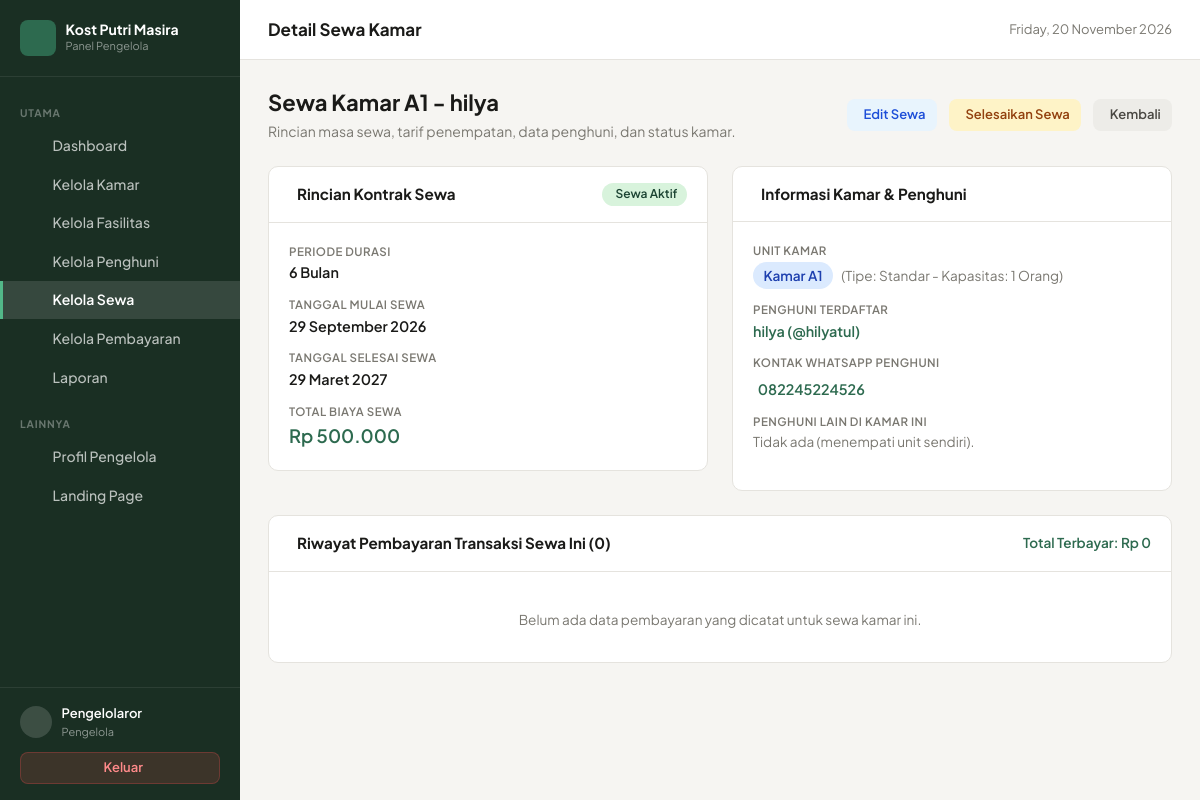
Page /admin/sewa/detail.php?id=3 (signed in) on the committed database.
### tables this page shows
CREATE TABLE `sewa` (
  `id_sewa` int NOT NULL,
  `id_penghuni` int NOT NULL,
  `id_kamar` int NOT NULL,
  `tanggal_mulai` date NOT NULL,
  `tanggal_selesai` date DEFAULT NULL,
  `periode` varchar(50) DEFAULT NULL,
  `total_sewa` decimal(12,2) NOT NULL,
  `status` enum('aktif','selesai') DEFAULT 'aktif'
);

CREATE TABLE `kamar` (
  `id_kamar` int NOT NULL,
  `nomor_kamar` varchar(20) NOT NULL,
  `tipe_kamar` varchar(50) DEFAULT NULL,
  `kapasitas` int NOT NULL DEFAULT '1',
  `harga` decimal(12,2) NOT NULL,
  `status` enum('kosong','terisi','penuh') NOT NULL DEFAULT 'kosong',
  `keterangan` text,
  `created_at` timestamp NULL DEFAULT CURRENT_TIMESTAMP
);

CREATE TABLE `users` (
  `id_user` int NOT NULL,
  `nama` varchar(100) NOT NULL,
  `username` varchar(50) NOT NULL,
  `password` varchar(255) NOT NULL,
  `role` enum('pengelola','penghuni') NOT NULL,
  `created_at` timestamp NULL DEFAULT CURRENT_TIMESTAMP
);

CREATE TABLE `penghuni` (
  `id_penghuni` int NOT NULL,
  `id_user` int NOT NULL,
  `nik` varchar(20) DEFAULT NULL,
  `no_hp` varchar(20) DEFAULT NULL,
  `alamat` text,
  `tanggal_masuk` date DEFAULT NULL,
  `status` enum('aktif','nonaktif') DEFAULT 'aktif'
);

### includes/auth_check.php (called while the page is built, shortened)
<?php
function isLoggedIn(): bool {
    return isset($_SESSION['user_id']) && !empty($_SESSION['user_id']);
}
function currentUser(): ?array {
    return [
        'id_user'     => $_SESSION['user_id'] ?? null,
        'nama'        => $_SESSION['nama'] ?? '',
        'username'    => $_SESSION['username'] ?? '',
        'role'        => $_SESSION['role'] ?? '',
        'id_penghuni' => $_SESSION['id_penghuni'] ?? null,
    ];
}

### includes/functions.php (called while the page is built, shortened)
<?php
function e(?string $string): string {
    return htmlspecialchars((string)$string, ENT_QUOTES, 'UTF-8');
}
function formatRupiah(float|int|string $angka, bool $denganSimbol = true): string {
    $nominal = (float) $angka;
    $hasil = number_format($nominal, 0, ',', '.');
    return $denganSimbol ? 'Rp ' . $hasil : $hasil;
}
function formatTanggal(?string $tanggal, string $format = 'panjang'): string {
    $timestamp = strtotime($tanggal);
    $bulanIndo = [
        1 => 'Januari', 'Februari', 'Maret', 'April', 'Mei', 'Juni',
        'Juli', 'Agustus', 'September', 'Oktober', 'November', 'Desember'
    ];
    $hari = date('d', $timestamp);
    $bulan = $bulanIndo[(int)date('m', $timestamp)];
    $tahun = date('Y', $timestamp);
    return "{$hari} {$bulan} {$tahun}";
}

### admin/sewa/detail.php (the view, shortened to what this page needs)
<?php
require_once __DIR__ . '/../../config/database.php';
require_once __DIR__ . '/../../includes/functions.php';
require_once __DIR__ . '/../../includes/auth_check.php';
$user = currentUser();
$id_sewa = (int)($_GET['id'] ?? 0);
try {
    $stmt = $pdo->prepare("
        SELECT
            s.*,
            p.id_penghuni, p.nik, p.no_hp, p.alamat, p.tanggal_masuk, p.status AS status_penghuni,
            u.nama AS nama_penghuni, u.username,
            k.id_kamar, k.nomor_kamar, k.tipe_kamar, k.harga AS harga_kamar, k.kapasitas, k.status AS status_kamar
        FROM sewa s
        JOIN penghuni p ON s.id_penghuni = p.id_penghuni
        JOIN users u ON p.id_user = u.id_user
        JOIN kamar k ON s.id_kamar = k.id_kamar
        WHERE s.id_sewa = :id
        LIMIT 1
    ");
    $stmt->execute(['id' => $id_sewa]);
    $sewa = $stmt->fetch();
    $stmtTeman = $pdo->prepare("
        SELECT s.id_sewa, s.tanggal_mulai, u.nama, p.no_hp, p.id_penghuni
        FROM sewa s
        JOIN penghuni p ON s.id_penghuni = p.id_penghuni
        JOIN users u ON p.id_user = u.id_user
        WHERE s.id_kamar = :kamar_id AND s.status = 'aktif' AND s.id_sewa != :cur_id
    ");
    $stmtTeman->execute(['kamar_id' => $sewa['id_kamar'], 'cur_id' => $id_sewa]);
    $temanSekamar = $stmtTeman->fetchAll();
    $stmtBayar = $pdo->prepare("SELECT * FROM pembayaran WHERE id_sewa = :id ORDER BY tanggal_bayar DESC");
    $stmtBayar->execute(['id' => $id_sewa]);
    $daftarBayar = $stmtBayar->fetchAll();
    $totalTerbayar = array_sum(array_map(fn($b) => (float)$b['jumlah_bayar'], $daftarBayar));} catch (PDOException $e) {
    setFlash('danger', 'Terjadi kesalahan sistem: ' . $e->getMessage());
    redirect('index.php');}
?><!DOCTYPE html>
<html lang="id">
<head>
<link rel="stylesheet" href="../../assets/css/app.css">
</head>
<body>
<div class="layout">
<aside class="sidebar" id="sidebarPanel">
    <div class="sb-brand">
        <div class="sb-ico"><i class="ph ph-house-line"></i></div>
        <div>
            <div class="sb-name">Kost Putri Masira</div>
            <span class="sb-sub">Panel Pengelola</span>
        </div>
    </div>
    <nav class="sb-nav">
        <div class="sb-label">Utama</div>
        <a href="../dashboard.php" class="sb-link"><i class="ph ph-squares-four"></i> Dashboard</a>
        <a href="../kamar/index.php" class="sb-link"><i class="ph ph-door"></i> Kelola Kamar</a>
        <a href="../fasilitas/index.php" class="sb-link"><i class="ph ph-sparkle"></i> Kelola Fasilitas</a>
        <a href="../penghuni/index.php" class="sb-link"><i class="ph ph-users-three"></i> Kelola Penghuni</a>
        <a href="index.php" class="sb-link active"><i class="ph ph-key"></i> Kelola Sewa</a>
        <a href="../pembayaran/index.php" class="sb-link"><i class="ph ph-credit-card"></i> Kelola Pembayaran</a>
        <a href="../laporan/index.php" class="sb-link"><i class="ph ph-chart-bar"></i> Laporan</a>
        <div class="sb-label" style="margin-top:.5rem">Lainnya</div>
        <a href="../profil.php" class="sb-link"><i class="ph ph-user-circle"></i> Profil Pengelola</a>
        <a href="../../index.php" class="sb-link" target="_blank" rel="noopener"><i class="ph ph-globe"></i> Landing Page</a>
    </nav>
    <div class="sb-foot">
        <div class="sb-user">
            <div class="sb-avatar"><i class="ph ph-user"></i></div>
            <div>
                <div class="sb-uname"><?= e($user['nama'] ?? 'Pengelola') ?></div>
                <div class="sb-urole">Pengelola</div>
            </div>
        </div>
        <a href="../../logout.php" class="btn-logout"><i class="ph ph-sign-out"></i> Keluar</a>
    </div>
</aside>
<div class="main">
    <header class="topbar">
        <div class="topbar-title">Detail Sewa Kamar</div>
        <div class="topbar-actions">
            <div class="topbar-date"><i class="ph ph-calendar"></i> <?= date('l, d F Y') ?></div>
        </div>
    </header>
    <main class="content content-detail">
        <div class="pg-header">
            <div>
                <h1 class="pg-title">Sewa Kamar <?= e($sewa['nomor_kamar']) ?> - <?= e($sewa['nama_penghuni']) ?></h1>
                <p class="pg-sub">Rincian masa sewa, tarif penempatan, data penghuni, dan status kamar.</p>
            </div>
            <div class="btn-header-group">
                <a href="edit.php?id=<?= $id_sewa ?>" class="btn-act btn-edit">
                    <i class="ph ph-pencil-simple"></i> Edit Sewa
                </a>
                <?php if ($sewa['status'] === 'aktif'): ?>
                <a href="selesai.php?id=<?= $id_sewa ?>" class="btn-act btn-done">
                    <i class="ph ph-check-circle"></i> Selesaikan Sewa
                </a>
                <?php endif; ?>
                <a href="index.php" class="btn-act btn-back">
                    <i class="ph ph-arrow-left"></i> Kembali
                </a>
            </div>
        </div>
        <div class="detail-grid">
            <div class="panel">
                <div class="panel-head">
                    <div class="panel-title">
                        <i class="ph ph-receipt"></i> Rincian Kontrak Sewa
                    </div>
                    <?php if ($sewa['status'] === 'aktif'): ?>
                    <span class="badge bg-g"><i class="ph ph-check-circle"></i> Sewa Aktif</span>
                    <?php else: ?>
                    <span class="badge bg-gray"><i class="ph ph-check"></i> Sewa Selesai</span>
                    <?php endif; ?>
                </div>
                <div class="panel-body">
                    <div class="info-list">
                        <div class="info-item">
                            <span class="info-label">Periode Durasi</span>
                            <div class="info-val"><?= e($sewa['periode'] ?: '—') ?></div>
                        </div>
                        <div class="info-item">
                            <span class="info-label">Tanggal Mulai Sewa</span>
                            <div class="info-val"><?= formatTanggal($sewa['tanggal_mulai']) ?></div>
                        </div>
                        <div class="info-item">
                            <span class="info-label">Tanggal Selesai Sewa</span>
                            <div class="info-val">
                                <?= !empty($sewa['tanggal_selesai']) ? formatTanggal($sewa['tanggal_selesai']) : '<span style="color:var(--green)">Sedang Berjalan (Belum Ditentukan)</span>' ?>
                            </div>
                        </div>
                        <div class="info-item">
                            <span class="info-label">Total Biaya Sewa</span>
                            <div class="info-val" style="font-size:1.15rem;color:var(--green)">
                                <?= formatRupiah($sewa['total_sewa']) ?>
                            </div>
                        </div>
                    </div>
                </div>
            </div>
            <div class="panel">
                <div class="panel-head">
                    <div class="panel-title">
                        <i class="ph ph-door"></i> Informasi Kamar &amp; Penghuni
                    </div>
                </div>
                <div class="panel-body">
                    <div class="info-list">
                        <div class="info-item">
                            <span class="info-label">Unit Kamar</span>
                            <div class="info-val">
                                <span class="badge bg-room" style="font-size:.85rem;padding:.25rem .65rem">
                                    Kamar <?= e($sewa['nomor_kamar']) ?>
                                </span>
                                <span style="font-size:.85rem;color:var(--muted);font-weight:400;margin-left:.35rem">
                                    (Tipe: <?= e($sewa['tipe_kamar'] ?: 'Standar') ?> - Kapasitas: <?= (int)$sewa['kapasitas'] ?> Orang)
                                </span>
                            </div>
                        </div>
                        <div class="info-item">
                            <span class="info-label">Penghuni Terdaftar</span>
                            <div class="info-val">
                                <a href="../penghuni/detail.php?id=<?= $sewa['id_penghuni'] ?>" style="color:var(--green);text-decoration:none">
                                    <?= e($sewa['nama_penghuni']) ?> (@<?= e($sewa['username']) ?>)
                                </a>
                            </div>
                        </div>
                        <div class="info-item">
                            <span class="info-label">Kontak WhatsApp Penghuni</span>
                            <div class="info-val">
                                <?php if (!empty($sewa['no_hp'])): ?>
                                <a href="https://wa.me/<?= preg_replace('/^0/', '62', preg_replace('/[^\d]/', '', $sewa['no_hp'])) ?>" target="_blank" rel="noopener" style="color:var(--green);text-decoration:none;display:inline-flex;align-items:center;gap:.3rem">
                                    <i class="ph ph-whatsapp-logo"></i> <?= e($sewa['no_hp']) ?>
                                </a>
                                <?php else: ?>
                                <span style="color:var(--muted)">—</span>
                                <?php endif; ?>
                            </div>
                        </div>
                        <div class="info-item">
                            <span class="info-label">Penghuni Lain di Kamar Ini</span>
                            <div class="info-val" style="font-weight:400;font-size:.85rem">
                                <?php if (!empty($temanSekamar)): ?>
                                <ul style="padding-left:1.2rem;margin-top:.2rem">
                                    <?php foreach ($temanSekamar as $tm): ?>
                                    <li>
                                        <a href="../penghuni/detail.php?id=<?= $tm['id_penghuni'] ?>" style="color:var(--green);text-decoration:none;font-weight:600">
                                            <?= e($tm['nama']) ?>
                                        </a>
                                        (Mulai: <?= formatTanggal($tm['tanggal_mulai'], 'pendek') ?>)
                                    </li>
                                    <?php endforeach; ?>
                                </ul>
                                <?php else: ?>
                                <span style="color:var(--muted)">Tidak ada (menempati unit sendiri).</span>
                                <?php endif; ?>
                            </div>
                        </div>
                    </div>
                </div>
            </div>
        </div>
        <div class="panel">
            <div class="panel-head">
                <div class="panel-title">
                    <i class="ph ph-money"></i> Riwayat Pembayaran Transaksi Sewa Ini (<?= count($daftarBayar) ?>)
                </div>
                <div style="font-size:.85rem;font-weight:600;color:var(--green)">
                    Total Terbayar: <?= formatRupiah($totalTerbayar) ?>
                </div>
            </div>
            <?php if (empty($daftarBayar)): ?>
            <div class="empty-sub">
                <p>Belum ada data pembayaran yang dicatat untuk sewa kamar ini.</p>
            </div>
            <?php endif; ?>
        </div>
    </main>
</div>
</div>
</body>
</html>

### admin/sewa/detail.php (style rules this page uses)
.detail-grid { display:grid;grid-template-columns:1fr 1fr;gap:1.5rem;margin-bottom:1.5rem }
.info-list { display:flex;flex-direction:column;gap:.75rem }
.info-item { display:flex;flex-direction:column;gap:.15rem }
.info-label { font-size:.72rem;font-weight:600;text-transform:uppercase;letter-spacing:.04em;color:var(--muted) }
.info-val { font-size:.9rem;font-weight:600;color:#1a1a18 }
.btn-done { background:#fef3c7;color:#92400e }
.empty-sub { text-align:center;padding:2rem 1rem;color:var(--muted);font-size:.85rem }

### rows in the picture
sewa: id_kamar.nomor_kamar "A1", users.nama "hilya", periode "6 Bulan", tanggal_mulai "29 September 2026", tanggal_selesai "29 Maret 2027", total_sewa "Rp 500.000", id_kamar.tipe_kamar "Standar", id_kamar.kapasitas "1", users.username "hilyatul", id_penghuni.no_hp "082245224526"

### other values in the picture
$user['nama'] "Pengelolaror"
count($daftarBayar) "0"
formatRupiah($totalTerbayar) "Rp 0"
